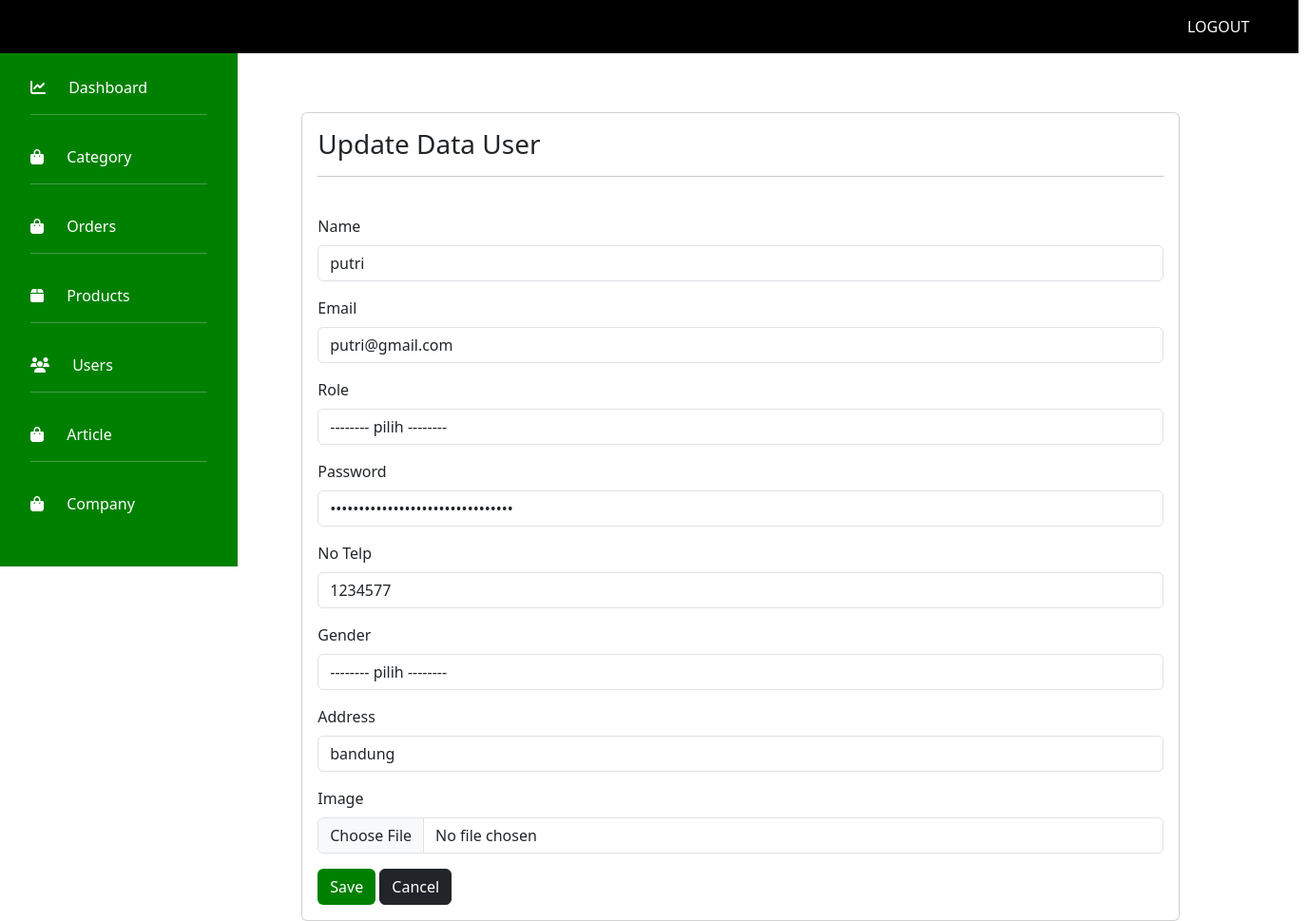
/admin/index.php?page=user&aksi=edit&id=11, run on the app's committed database.
### tables this page shows
CREATE TABLE `users` (
  `id` int(11) NOT NULL,
  `name` varchar(60) NOT NULL,
  `email` varchar(60) NOT NULL,
  `password` varchar(60) NOT NULL,
  `no_telp` varchar(13) DEFAULT NULL,
  `gender` varchar(11) NOT NULL,
  `address` varchar(100) DEFAULT NULL,
  `image` varchar(30) DEFAULT NULL,
  `role` varchar(15) NOT NULL,
  `created_at` timestamp NOT NULL DEFAULT current_timestamp(),
  `updated_at` timestamp NULL DEFAULT NULL
);

### pages/user/edit.php (the view, shortened to what this page needs)
<div class="card">
  <div class="card-body">
    <h3>Update Data User</h3>
    <hr>
    <br>
    <?php
      $EDIT   ="SELECT * FROM users " or die("Gagal melakukan query !!!".mysqli_error($id));
      $HASILEDIT  =   mysqli_query($koneksi, $EDIT);
      while ($row =   mysqli_fetch_array($HASILEDIT)) {
      $name    = $row['name'];
      $email    = $row['email'];
      $gender    = $row['gender'];
      $password    = $row['password'];
      $role    = $row['role'];
      $no_telp    = $row['no_telp'];
      $address    = $row['address'];
      $image    = $row['image'];
      }
      ?>
    <form method="POST" action="../pages/user/proses_edit.php" enctype="multipart/form-data">
      <div class="mb-3">
        <label class="form-label">Name</label>
        <input type="text" class="form-control" name="name" value="<?php echo $name; ?>">
      </div>
      <div class="mb-3">
        <label class="form-label">Email</label>
        <input type="email" class="form-control" name="email" value="<?php echo $email; ?>">
      </div>
      <div class="mb-3">
        <label class="form-label">Role</label>
        <select name="role" id="" class="form-control" value="<?php echo $role; ?>">
          <option value="">-------- pilih --------</option>
        </select>
      </div>
      <div class="mb-3">
        <label class="form-label">Password</label>
        <input type="password" class="form-control" name="password" value="<?php echo $password; ?>">
      </div>
      <div class="mb-3">
        <label class="form-label">No Telp</label>
        <input type="number" class="form-control" name="no_telp" value="<?php echo $no_telp; ?>">
      </div>
      <div class="mb-3">
        <label class="form-label">Gender</label>
        <select name="gender" id="" class="form-control" value="<?php echo $gender; ?>">
          <option value="">-------- pilih --------</option>
        </select>
      </div>
      <div class="mb-3">
        <label class="form-label">Address</label>
        <input type="text" class="form-control" name="address" value="<?php echo $address; ?>">
      </div>
      <div class="mb-3">
        <label class="form-label">Image</label>
        <input type="file" class="form-control" name="file" value="<?php echo $image; ?>">
      </div>
      <button type="submit" class="btn" style="background-color: #008000; color: white;">Save</button>
      <button type="reset" class="btn btn-dark">Cancel</button>
    </form>
  </div>
</div>

### data on the page
users: name "putri", email "putri@gmail.com", no_telp "1234577", address "bandung"
